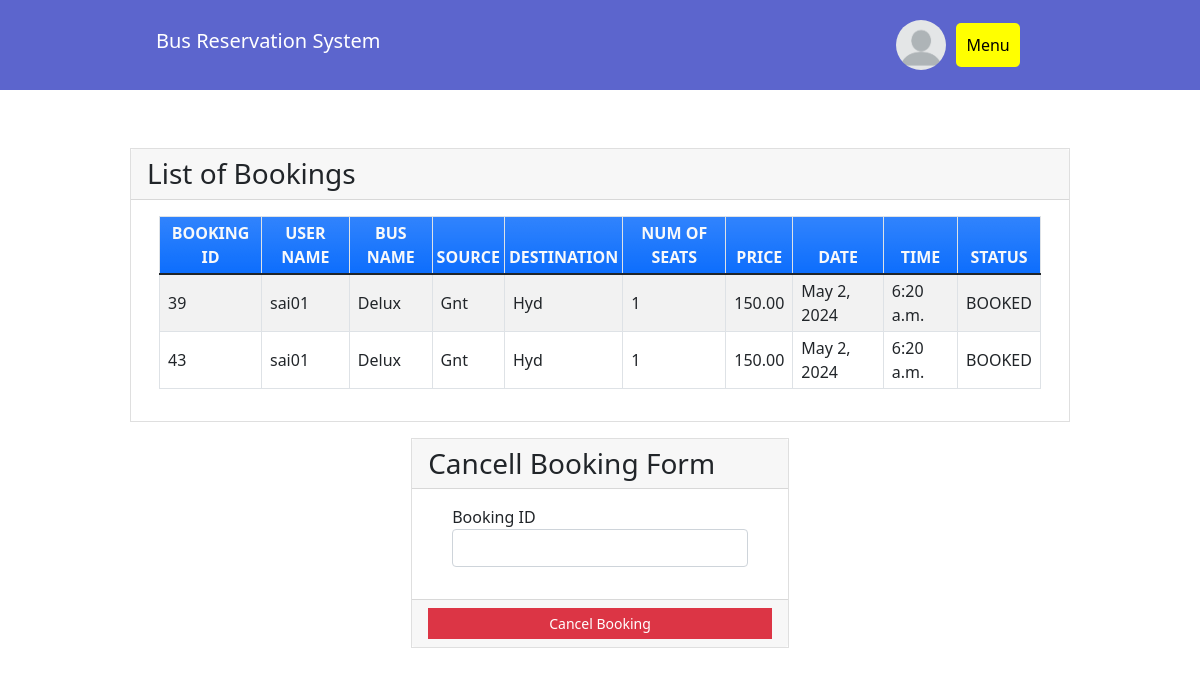
The app's page /seebookings (signed in) with its own data.
### reservation/models.py (models this page shows, shortened)
class Book(models.Model):
    BOOKED = 'B'
    CANCELLED = 'C'
    TICKET_STATUSES = ((BOOKED, 'Booked'),
                       (CANCELLED, 'Cancelled'),)
    userid =models.DecimalField(decimal_places=0, max_digits=2)
    bus_name = models.CharField(max_length=30)
    src = models.CharField(max_length=30)
    dest = models.CharField(max_length=30)
    nos = models.DecimalField(decimal_places=0, max_digits=2)
    price = models.DecimalField(decimal_places=2, max_digits=6)
    date = models.DateField()
    time = models.TimeField()
    status = models.CharField(choices=TICKET_STATUSES, default=BOOKED, max_length=2)
    class Meta:
        verbose_name_plural = "List of Books"

### reservation/views.py (the view)
# urls.py: path('seebookings', views.seebookings, name="seebookings"),
@login_required(login_url='signin')
def seebookings(request):
    context = {}
    id_r = request.user.id
    name_r = request.user.username
    print(name_r)
    book_list = Book.objects.filter(userid=id_r)
    if book_list:
        return render(request, 'booklist.html', {'book_list': book_list, 'name': name_r})
    else:
        context["error"] = "Sorry no buses booked"
        return render(request, 'findbus.html', context)

### reservation/templates/booklist.html (shortened to what this page needs)
{% extends 'base.html' %} {% block content %}
<div class="container my-5">
    <div class="card rounded-0">
        <div class="card-header">
            <div class="card-title h3 mb-0">List of Bookings</div>
        </div>
        <div class="card-body">
            <div class="container-fluid">
                <table class="table table-bordered table-striped">
                    <thead>
                        <tr class="bg-gradient bg-primary text-light">
                            <th class="p-1 text-center">BOOKING ID</th>
                            <th class="p-1 text-center">USER NAME</th>
                            <th class="p-1 text-center">BUS NAME</th>
                            <th class="p-1 text-center">SOURCE</th>
                            <th class="p-1 text-center">DESTINATION</th>
                            <th class="p-1 text-center">NUM OF SEATS</th>
                            <th class="p-1 text-center">PRICE</th>
                            <th class="p-1 text-center">DATE</th>
                            <th class="p-1 text-center">TIME</th>
                            <th class="p-1 text-center">STATUS</th>
                        </tr>
                    </thead>
                    {% for row in book_list %}
                    <tr>
                        <td class="px-2 py-1 align-middle">{{row.id}}</td>
                        <td class="px-2 py-1 align-middle">{{name}}</td>
                        <td class="px-2 py-1 align-middle">{{row.bus_name}}</td>
                        <td class="px-2 py-1 align-middle">{{row.src}}</td>
                        <td class="px-2 py-1 align-middle">{{row.dest}}</td>
                        <td class="px-2 py-1 align-middle">{{row.nos}}</td>
                        <td class="px-2 py-1 align-middle">{{row.price}}</td>
                        <td class="px-2 py-1 align-middle">{{row.date}}</td>
                        <td class="px-2 py-1 align-middle">{{row.time}}</td>
                        <td class="px-2 py-1 align-middle">{{row.status}}</td>
                    </tr>
                    {% endfor %}
                </table>
            </div>
        </div>
    </div>
    <div class="row mt-3 justify-content-center">
        <div class="col-lg-5 col-md-7 col-sm-10 col-xs-12">
            <div class="card rounded-0">
                <div class="card-header">
                    <div class="card-title h3 mb-0">Cancell Booking Form</div>
                </div>
                <div class="card-body">
                    <div class="container-fluid">
                        <form action="{% url 'cancellings' %}" method="post" id="cancel-form">
                            <div class="mb-3">
                                <label for="bus_id" class="control-label">Booking ID</label>
                                <input name='bus_id' class="form-control" type="number" id="bus_id">
                            </div>
                        </form>
                    </div>
                </div>
                <div class="card-footer text-center">
                    <button class="btn btn-sm rounded-0 btn-danger w-100" form="cancel-form">Cancel Booking</button>
                </div>
            </div>
        </div>
    </div>
</div>
{% endblock %}

### reservation/static/menu.css (style rules this page uses)
.container { max-width: 960px; margin: 0 auto; padding: 10px; }

### records on screen
Book: id "39", bus_name "Delux", src "Gnt", dest "Hyd", nos "1", price "150.00", date "May 2, 2024", time "6:20 a.m.", status "BOOKED"
Book: id "43", bus_name "Delux", src "Gnt", dest "Hyd", nos "1", price "150.00", date "May 2, 2024", time "6:20 a.m.", status "BOOKED"

### other values on screen
{{ name }} "sai01"
